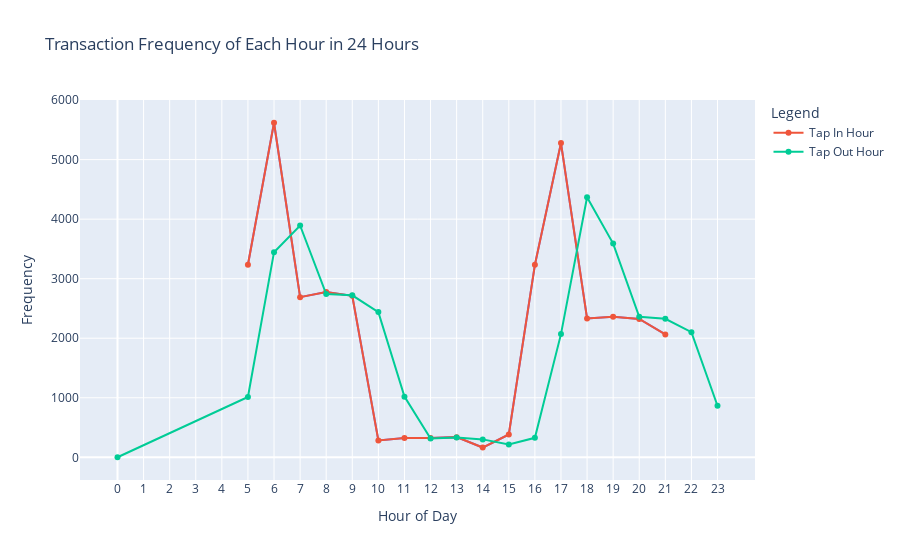

Notebook source saved alongside this figure:
### Code cell
# Membuat plot interaktif
fig = px.line(hourly_countIn, x='hour', y='frequency', title='Transaction Frequency of Each Hour in 24 Hours')
fig.add_scatter(x=hourly_countIn['hour'], y=hourly_countIn['frequency'], mode='lines+markers', name='Tap In Hour')
fig.add_scatter(x=hourly_countOut['hour'], y=hourly_countOut['frequency'], mode='lines+markers', name='Tap Out Hour')

fig.update_layout(
    xaxis=dict(
        tickmode='array',
        tickvals=list(range(24)),
        title='Hour of Day'
 ),
    yaxis=dict(
        title='Frequency'
    ),
    legend_title_text='Legend',
)

fig.show()

### Figure 1 — Plotly figure (JSON) as saved in the notebook; plotly's stock layout.template omitted (floating-point values rounded to 4 significant figures)
{"data": [{"hovertemplate": "hour=%{x}<br>frequency=%{y}<extra></extra>", "legendgroup": "", "line": {"color": "#636efa", "dash": "solid"}, "marker": {"symbol": "circle"}, "mode": "lines", "name": "", "orientation": "v", "showlegend": false, "type": "scatter", "x": [5, 6, 7, 8, 9, 10, 11, 12, 13, 14, 15, 16, 17, 18, 19, 20, 21], "xaxis": "x", "y": [3235, 5619, 2690, 2776, 2712, 284, 325, 324, 339, 164, 383, 3232, 5278, 2331, 2362, 2325, 2063], "yaxis": "y"}, {"mode": "lines+markers", "name": "Tap In Hour", "type": "scatter", "x": [5, 6, 7, 8, 9, 10, 11, 12, 13, 14, 15, 16, 17, 18, 19, 20, 21], "y": [3235, 5619, 2690, 2776, 2712, 284, 325, 324, 339, 164, 383, 3232, 5278, 2331, 2362, 2325, 2063]}, {"mode": "lines+markers", "name": "Tap Out Hour", "type": "scatter", "x": [0, 5, 6, 7, 8, 9, 10, 11, 12, 13, 14, 15, 16, 17, 18, 19, 20, 21, 22, 23], "y": [1, 1014, 3445, 3894, 2742, 2720, 2439, 1019, 315, 331, 301, 215, 327, 2069, 4367, 3589, 2359, 2327, 2102, 866]}], "layout": {"legend": {"title": {"text": "Legend"}, "tracegroupgap": 0}, "title": {"text": "Transaction Frequency of Each Hour in 24 Hours"}, "xaxis": {"anchor": "y", "domain": [0, 1], "tickmode": "array", "tickvals": [0, 1, 2, 3, 4, 5, 6, 7, 8, 9, 10, 11, 12, 13, 14, 15, 16, 17, 18, 19, 20, 21, 22, 23], "title": {"text": "Hour of Day"}}, "yaxis": {"anchor": "x", "domain": [0, 1], "title": {"text": "Frequency"}}}}
